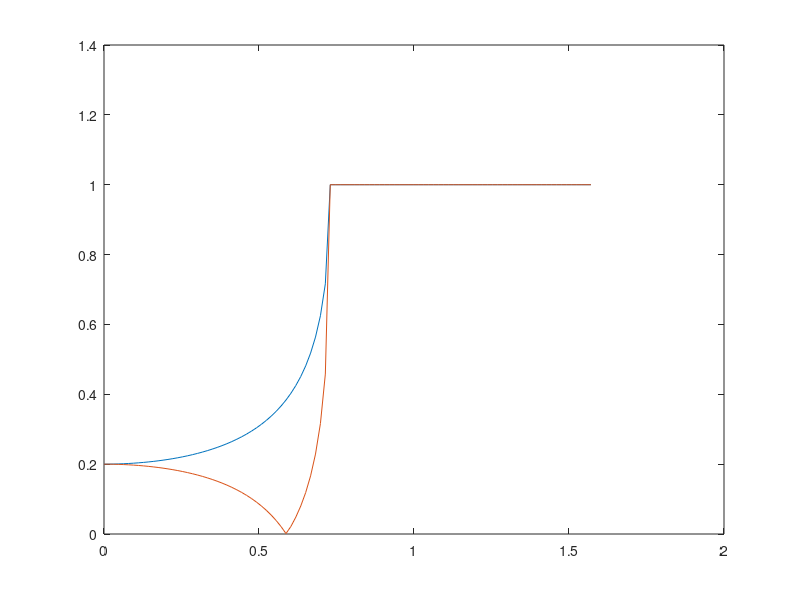

MATLAB code to generate this figure:
function [CriticalAngle] = Mat2AirFresnel()
%Fresnal Reflection from Air(1.0) to Material (1.5)
%   Fucntion will generate plots of Fresnal reflectance 
%   for a dielectric material (index of refraction = 1.5)
%   Plots out reflectance values for incidence angles
%   in between 0 and 90 degrees. Must plot for
%   parallel and perpendicular polarized components
%   Also finds the reflectance of both components at
%   normal incidence and the Brewster's angle.

% Constant refraction indices
refMat = 1.5; %ni
refAir = 1.0; %nt

% plot spacing
incidenceAngles = linspace(0,pi/2,100);
transmissionAngles = getTransAngles(incidenceAngles,refAir,refMat);

[parCrit,parComponent] = parReflectance(incidenceAngles,transmissionAngles,refAir,refMat);
[perpCrit,perpComponent] = perpReflectance(incidenceAngles,transmissionAngles,refAir,refMat);

CriticalAngle = parCrit;
CritAngleDegrees = CriticalAngle / pi * 180
perpCrit;
figure
plot(incidenceAngles,parComponent, incidenceAngles, perpComponent)

end

%Works out transmission angles from Snell's equation
function transmissionAngles = getTransAngles(incidenceAngles,refAir,refMat)
    transmissionAngles= zeros(1,size(incidenceAngles,2));
    for i = 1:size(incidenceAngles,2)
        snells = refMat*sin(incidenceAngles(i));
        transmissionAngles(i) = asin(snells/refAir);
    end
end

%Fresnel Reflectance for parallel polarized light
function [critical,reflectance] = parReflectance(incidenceAngles,transmissionAngles,refAir,refMat)
    airPar = refAir * cos(transmissionAngles);
    materialPar = refMat * cos(incidenceAngles);
    reflectance = abs((materialPar-airPar) ./ (materialPar+airPar));
    [~,I] = find(reflectance == 1);
    critical = incidenceAngles(I);
    critical = critical(1);
end

%Fresnel Reflectance for perpendicular polarized light
function [critical,reflectance] = perpReflectance(incidenceAngles,transmissionAngles,refAir,refMat)
    airPerp = refAir * cos(incidenceAngles);
    materialPerp = refMat * cos(transmissionAngles);
    reflectance = abs((airPerp-materialPerp) ./ (airPerp+materialPerp));
    [~,I] = find(reflectance == 1.0);
    critical = incidenceAngles(I);
    critical = critical(1);
end



